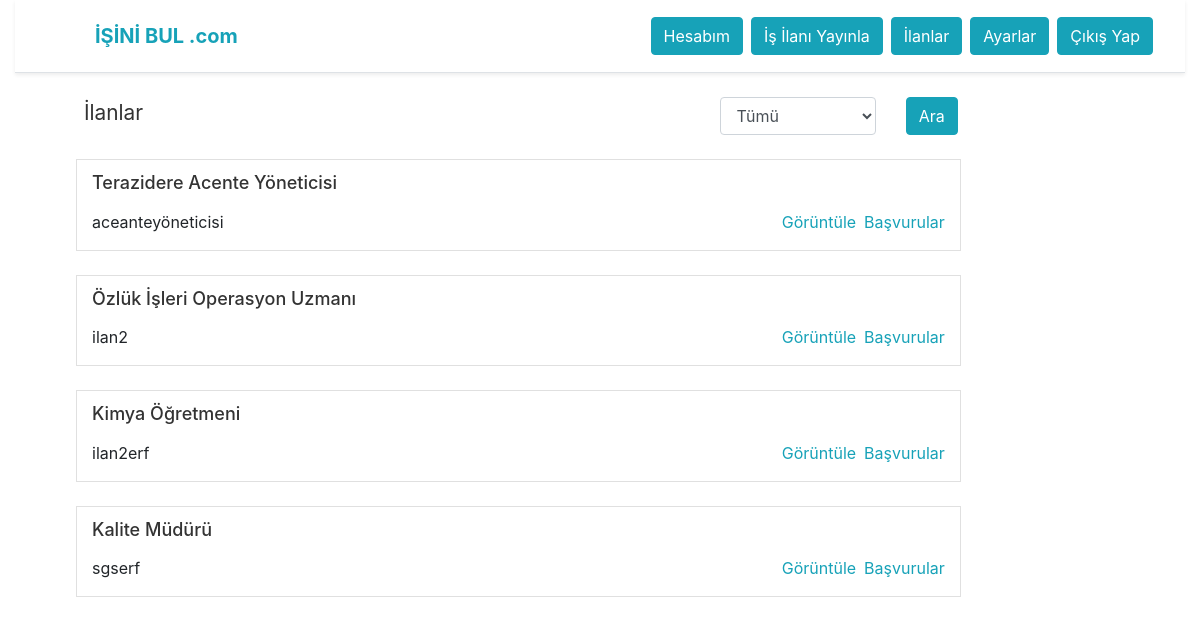
Screenshot of /isinibul/isveren/ilanlar.php (signed in) with the database file from the repository.
### isinibul/isveren/ilanlar.php (the view, shortened to what this page needs)
<?php
include("connect.php");
include 'isverenustmenu.php';
?>
<!doctype html>
<html lang="en">
<head>
	<link rel="stylesheet" href="https://stackpath.bootstrapcdn.com/bootstrap/4.5.2/css/bootstrap.min.css">
</head>
<body>
	<div class="container">
		<form method="post">
			<div class="row ml-2 mt-4 mb-4"  >
				<div class="col-2">
					<p class="ml-3" style="margin: 0;font-size: 20px; font-size: 1.300rem; font-family: Roboto-Medium,-apple-system,BlinkMacSystemFont,Segoe UI,Helvetica Neue,Arial,Noto Sans,sans-serif;color: #333;">İlanlar</p>
				</div>
				<div class="col-5"></div>
				<div class="col-2">
					<select class="form-control " name="arama">
						<option value="1" >Tümü</option>
					</select>
				</div>
				<div class="col-2 ">
					<button class="btn btn-info " name="ara" type="submit" style="">Ara</button>
				</div>
			</div>
		</form>
		<div class="row ml-2">
			<div class="col-10">
				<?php
				$id = $_SESSION["isveren"];
				$query = "SELECT * FROM isilanları  WHERE sirketid= " .$id;
				if ($result=mysqli_query($baglanti , $query)) {
					while ( $row = mysqli_fetch_assoc($result)) {
						?>
						<div class="row ml-2 mr-2" style="border : 1px solid #E0E0E0">
							<div class="col mt-2">
								<h5 style="    font-size: 18px; color: #333; margin-bottom: 0; " class="mt-1"> <?php echo $row["isinismi"]; ?> </h5>
								<p class="mt-3"> <?php echo $row["ilanbaslıgı"] ; ?>
								<a class="float-right text-info" href="gelenbasvurular.php?ID=<?php echo $row["id"]?>">Başvurular</a>
								<a class="float-right text-info mr-2" href="ilandetay.php?ID=<?php echo $row["id"]?>">Görüntüle</a></p>
							</div>
						</div>
						<br>
						<?php
					}
						?>
							<?php
					}
					else{
						echo "HATA";
					}
					?>
				</div>
			</div>
		</div>
</body>
</html>

### rows the page displays
isilanları: isinismi "Terazidere Acente Yöneticisi", ilanbaslıgı "aceanteyöneticisi"
isilanları: isinismi "Özlük İşleri Operasyon Uzmanı", ilanbaslıgı "ilan2"
isilanları: isinismi "Kimya Öğretmeni", ilanbaslıgı "ilan2erf"
isilanları: isinismi "Kalite Müdürü", ilanbaslıgı "sgserf"
